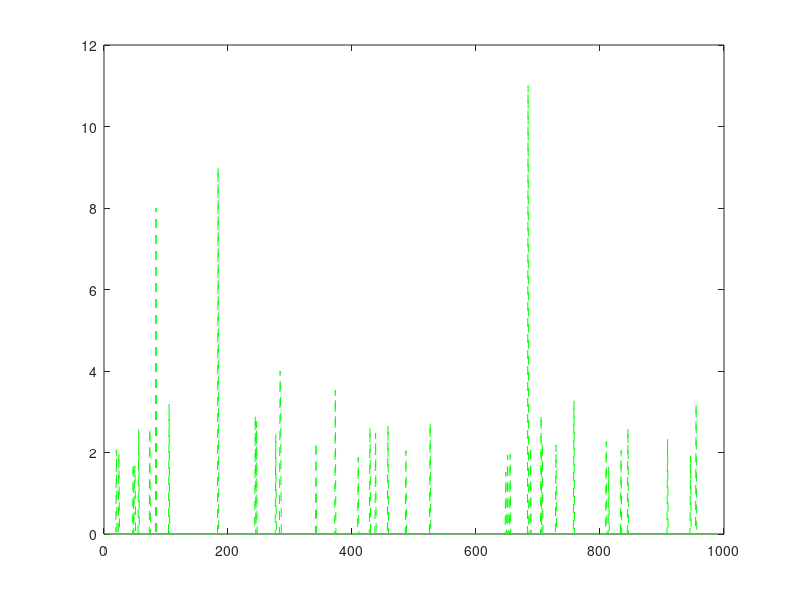
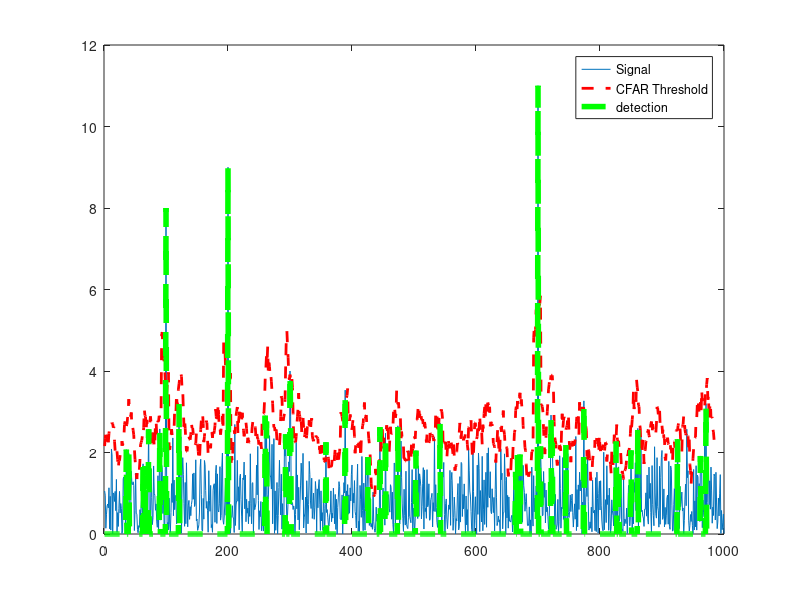

The MATLAB source for these figures, in order:
% Implement 1D CFAR using lagging cells on the given noise and target scenario.

% Close and delete all currently open figures
close all;

% Data_points
Ns = 1000;

% Generate random noise
s= abs(randn(Ns,1));

%Targets location. Assigning bin 100, 200, 300 and 700 as Targets with the amplitudes of 8, 9, 4, 11.
s([100 ,200, 300, 700])=[8 9 4 11];

%plot the output
plot(s);

% TODO: Apply CFAR to detect the targets by filtering the noise.

% 1. Define the following:
% 1a. Training Cells
T=12;
% 1b. Guard Cells 
G=4;

% Offset : Adding room above noise threshold for desired SNR 
offset=3;

% Vector to hold threshold values 
threshold_cfar = [];

%Vector to hold final signal after thresholding
signal_cfar = [];

% 2. Slide window across the signal length
for i = 1:(Ns-(G+T))     

    % 2. - 5. Determine the noise threshold by measuring it within the training cells
    noise_level = sum(s(i:i+T-1));
    threshold = (noise_level / T) * offset;
    threshold_cfar = [threshold_cfar, {threshold}];
    % 6. Measuring the signal within the CUT
    signal = s(i+T+G);
    % 8. Filter the signal above the threshold
    if (signal < threshold)
        signal = 0;
    end
    
    signal_cfar = [signal_cfar, {signal}];
end




% plot the filtered signal
plot (cell2mat(signal_cfar),'g--');

% plot original sig, threshold and filtered signal within the same figure.
figure,plot(s);
hold on,plot(cell2mat(circshift(threshold_cfar,G)),'r--','LineWidth',2)
hold on, plot (cell2mat(circshift(signal_cfar,(T+G))),'g--','LineWidth',4);
legend('Signal','CFAR Threshold','detection')